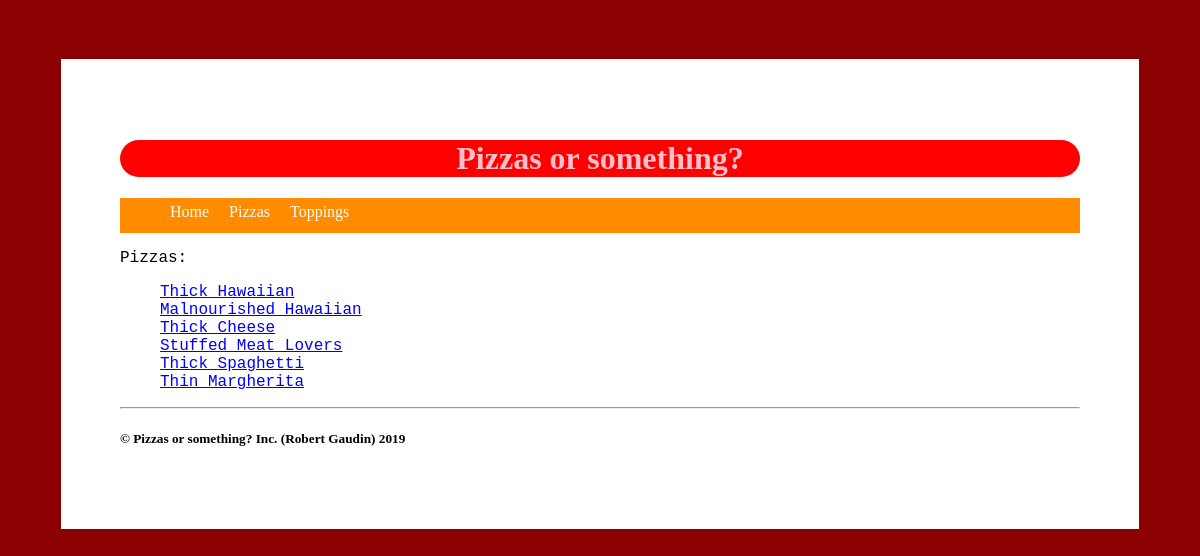
Page /pizzas on the earlier database version.
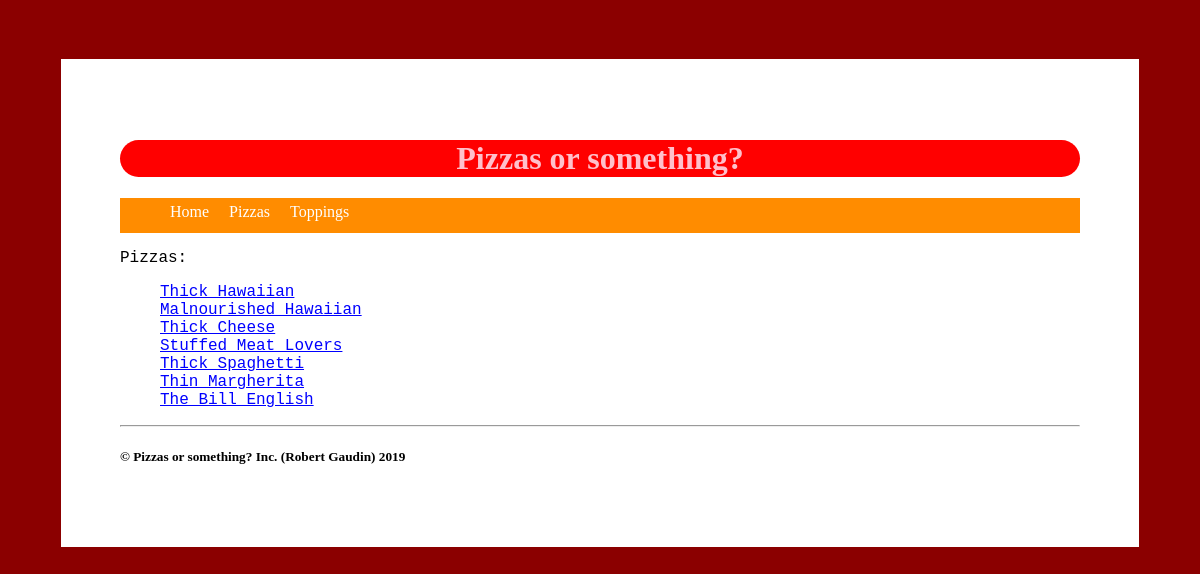
Same page on the later database version.
### tables this page shows
CREATE TABLE Pizza (id INTEGER CONSTRAINT id PRIMARY KEY AUTOINCREMENT, name TEXT (50) NOT NULL, details TEXT (250), base REFERENCES Base (id) NOT NULL, photo TEXT (100));

### routes.py (the view)
@app.route('/pizzas')
def pizzas():
    conn = sqlite3.connect('db/pizzas.db')
    cur = conn.cursor()
    cur.execute("SELECT * FROM Pizza")
    results = cur.fetchall()
    return render_template("pizzas.html", results=results)

### templates/pizzas.html
{% extends "layout.html" %}
{% block content %}
<main>
<p>
    Pizzas:
    <ul>
    {% for pizza in results %}
        <li>
            <a href="/pizza/{{ pizza[1] }}">{{ pizza[1] }}</a>
        </li>
    {% endfor %}
    </ul>
</p>
</main>
{% endblock %}

### templates/layout.html (shortened to what this page needs)
<!doctype html>
<html>
<head>
    <link rel="stylesheet" type="text/css" href="/static/css/style.css">
</head>
<body>
    <div id="wrapper">
        {% include "header.html" %}
        {% include "navigation.html" %}
        {% block content %}{% endblock %}
        {% include "footer.html" %}
    </div>
</body>
</html>

### templates/header.html
<header>
    <h1>Pizzas or something?</h1>
</header>

### templates/navigation.html
<nav>
    <ul>
        <li>
            <a href="/">Home</a>
            <a href="/pizzas">Pizzas</a>
            <a href="/toppings">Toppings</a>
        </li>
    </ul>
</nav>

### templates/footer.html
<footer>
    <hr>
    <h5>&copy; Pizzas or something? Inc. (Robert Gaudin) 2019</h5>
</footer>

### static/css/style.css (style rules this page uses)
html { font-family: "Comic Sans MS"; color: black; background-color: darkred; }
#wrapper { margin: 5% auto; padding: 5%; background-color: white; width: 960px; }
header { width: 100%; background-color: red; color: pink; text-align: center; border-radius: 20px; }
nav { width: 100%; height: 35px; background-color: darkorange; }
nav li { list-style-type: none; text-align: center; }
nav a { padding: 5px 10px; float: left; display: block; color: white; text-decoration: none; height: 25px; }
main { font-family: 'Courier New', Courier, monospace; }
main li { list-style-type: none; }
main a { color: blue; }
footer { background-color: white; }

Differences in the rows shown:
added Pizza: name "The Bill English"
